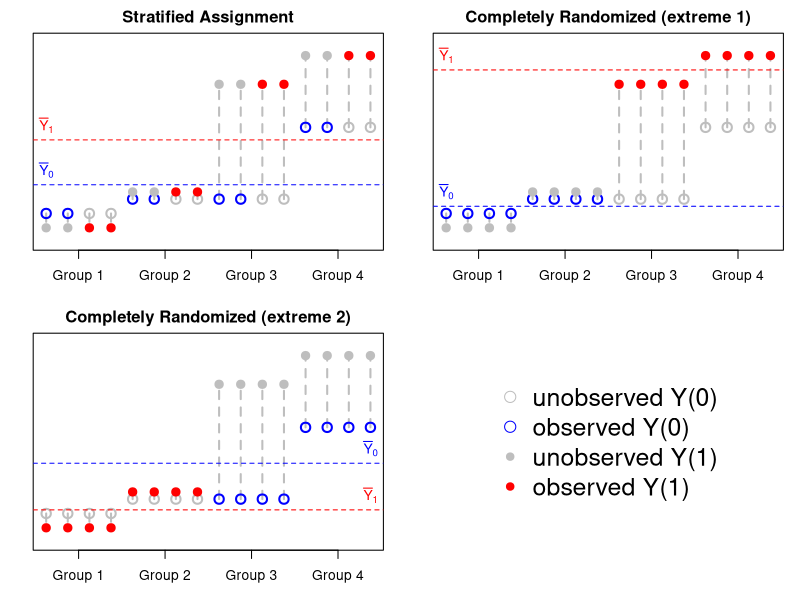

Generate this figure with R:
#' 
#' this code is clunky - would be nice to clean up sometime
#' 

n = 16

Y1 <- c(rep(-2,4), rep(.5,4),
        rep(8,4), rep(10,4)) # rnorm(n,0,.25)

Y0 <- c(rep(-1,4), rep(0,4),
        rep(0,4), rep(5,4)) #+ rnorm(n,0,.25)

tau = mean(Y1)-mean(Y0)

par(mfrow = c(2,2))
par(mar = c(3, 2, 2, 1))

# version with stratification
l = min(Y1,Y0)
u = max(Y1,Y0)
plot(1:n,1:n, "n",
     ylim = c(l-1, u+1),
     ylab = "",
     xlab = "",
     xaxt = "n",
     yaxt = "n",
     cex.main = 1.2,
     cex.lab = 1.5,
     main = "Stratified Assignment")
segments(1:n, Y0, 1:n, Y1, col = "grey", lty = 2, lwd = 2)
points(1:n, Y0, cex = 1.5, lwd = 2,
       col = rep(c("blue","blue","grey","grey"),4))
points(1:n,Y1, pch = 20, cex = 2,
       col = rep(c("grey","grey","red","red"),4))
axis(1, at = c(2,6,10,14)+.5,
     labels = paste("Group", 1:4),
     cex.axis = 1)


Y1bar = mean(Y1[c(3,4,7,8,11,12,15,16)])
Y0bar = mean(Y0[c(1,2,5,6,9,10,13,14)])
abline(h = Y1bar, col = "red", lty = 2)
abline(h = Y0bar, col = "blue", lty = 2)
text(1,Y1bar+1,expression(bar(Y)[1]), col = "red")
text(1,Y0bar+1,expression(bar(Y)[0]), col = "blue")
#abline(h=tau, lty = 2)
#text(1,tau+.5, expression(tau), cex = 2)


# problem without stratification
l = min(Y1,Y0)
u = max(Y1,Y0)
plot(1:n,1:n, "n",
     ylim = c(l-1, u+1),
     ylab = "",
     xlab = "",
     cex.main = 1.2,
     cex.lab = 1.5,
     xaxt = "n",
     yaxt = "n",
     main = "Completely Randomized (extreme 1)")
segments(1:n, Y0, 1:n, Y1, col = "grey", lty = 2, lwd = 2)
points(1:n, Y0, cex = 1.5, lwd = 2,
       col = c(rep("blue",8), rep("grey",8)))
points(1:n,Y1, pch = 20, cex = 2,
       col = c(rep("grey",8), rep("red",8)))
axis(1, at = c(2,6,10,14)+.5,
     labels = paste("Group", 1:4),
     cex.axis = 1)
Y1bar = mean(Y1[9:16])
Y0bar = mean(Y0[1:8])
abline(h = Y1bar, col = "red", lty = 2)
abline(h = Y0bar, col = "blue", lty = 2)
text(1,Y1bar+1,expression(bar(Y)[1]), col = "red")
text(1,Y0bar+1,expression(bar(Y)[0]), col = "blue")
#abline(h=tau, lty = 2)
#text(1,tau+.5, expression(tau), cex = 2)


# problem without stratification
l = min(Y1,Y0)
u = max(Y1,Y0)
plot(1:n,1:n, "n",
     ylim = c(l-1, u+1),
     ylab = "",
     xlab = "",
     cex.main = 1.2,
     cex.lab = 1.5,
     xaxt = "n",
     yaxt = "n",
     main = "Completely Randomized (extreme 2)")
segments(1:n, Y0, 1:n, Y1, col = "grey", lty = 2, lwd = 2)
points(1:n, Y0, cex = 1.5, lwd = 2,
       col = c(rep("grey",8), rep("blue",8)))
points(1:n,Y1, pch = 20, cex = 2,
       col = c(rep("red",8), rep("grey",8)))
axis(1, at = c(2,6,10,14)+.5,
     labels = paste("Group", 1:4),
     cex.axis = 1)

Y1bar = mean(Y1[1:8])
Y0bar = mean(Y0[9:16])
abline(h = Y1bar, col = "red", lty = 2)
abline(h = Y0bar, col = "blue", lty = 2)
text(16,Y1bar+1,expression(bar(Y)[1]), col = "red")
text(16,Y0bar+1,expression(bar(Y)[0]), col = "blue")



plot(1:n,1:n, "n", axes = F, xlab = "", ylab = "")

legend("center", c("unobserved Y(0)",
                    "observed Y(0)",
                    "unobserved Y(1)",
                    "observed Y(1)"),
       col= c("grey","blue","grey","red"),
       pch = c(1,1,20,20),
       bty = "n", cex = 1.8)
